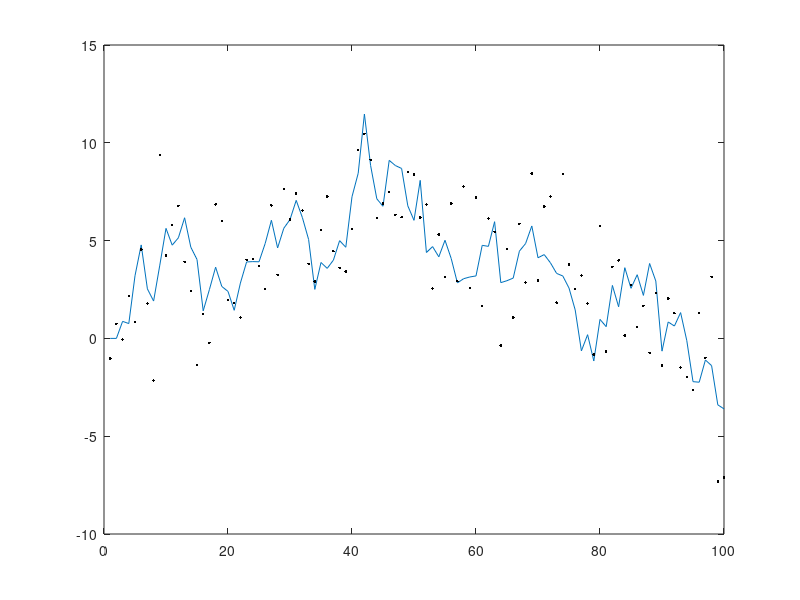
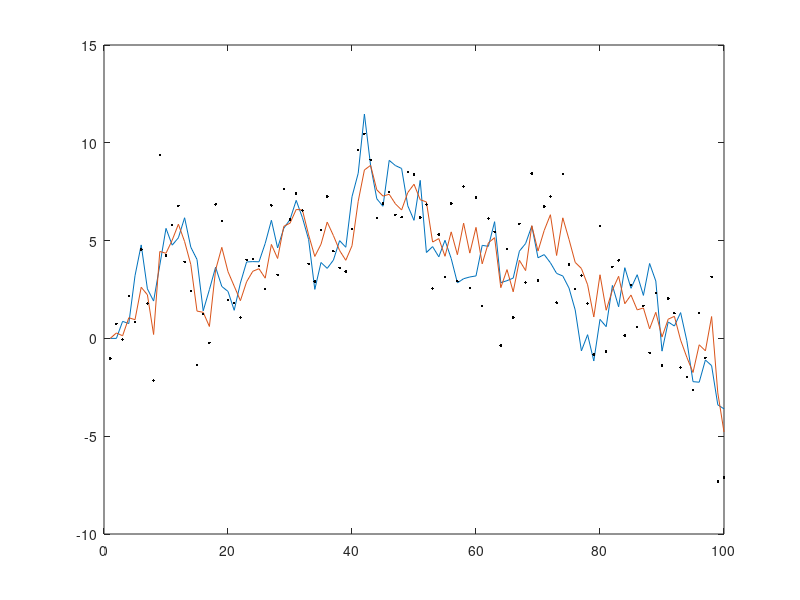
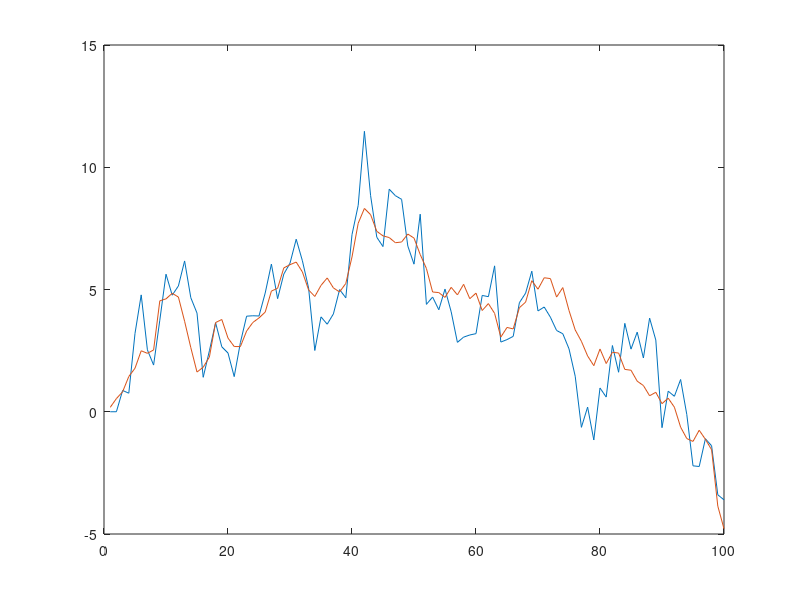
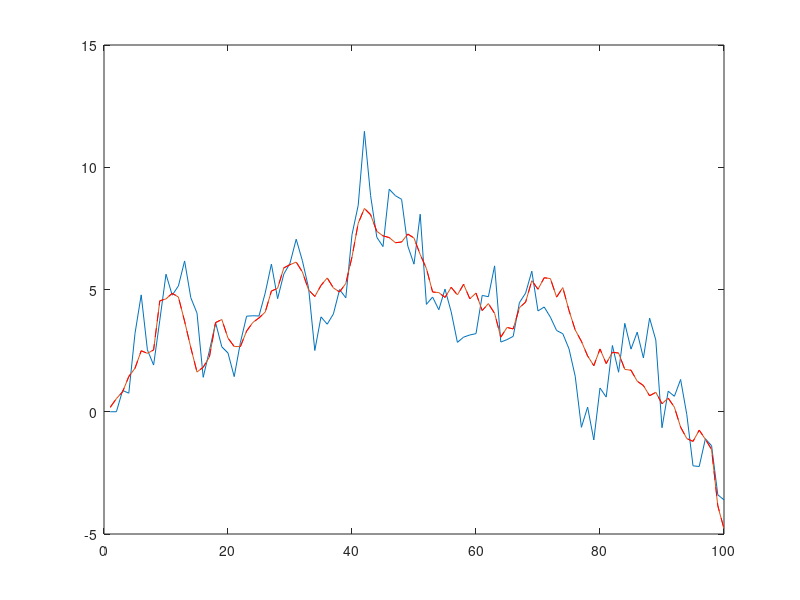

Here is the MATLAB script that generated these plots, in order:
%% a)
N = 100; q = 2;
% measurement noise:
r = 5;
% Generate the signal and noisy measurements:
s = cumsum([0, normrnd(0, sqrt(q),1,N-1)]);

x = 1:N;
y = s + normrnd(0, sqrt(r), 1, N);
figure(1); plot(x,s, x,y,'.k')

% Filtering:
m = [0 zeros(1, N-1)];
P = [1, ones(1, N-1)];
%K = zeros(1, N);
H = 1;
A = 1;

for k = 2:N
    % Prediction:
    m_ = A*m(k-1);
    P_ = A*P(k-1)*A' + q; % = P(k-1) + q
    % Update
    S = H*P_*H' + r; % = P(k-1) + q + r
    K = P_*H'/S; % = (P(k-q) + q)/(P(k-1) + q + r)
    m(k) = m_ + K*(y(k) -H*m_); % = (1-K)*m + K*y(k)
    P(k) = P_ - K*S*K'; % = P(k-1) + q - K^2*(P(k-1) + q + r)
end
figure(2); plot(x,s, x,m,'-', x,y,'.k')

ms = m;
Ps = [zeros(1,N-1), P(N)];
figure(3); hold off; plot(x,s,x,ms,'-')
hold on;

% Smoothing:
for k = N-1:-1:1
    m_ = m(k);
    P_ = P(k) + q;
    ms(k) = m(k) + P(k)/P_*(ms(k+1)-m_);
    Ps(k) = P(k) + (P(k)/P_)^2*(Ps(k+1)-P_);
    %plot(x,s,x(k:k+1),ms(k:k+1),'r')
    hold off; plot(x,s,x,ms)
    pause(10/N)
end
MSE1 = sum((m-s).^2)
MSE2 = sum((ms-s).^2)

%% b)
% RTS smoother -- discrete
% Select a finite interval in the state space, say, x  [10,10] and discretize
% it evenly to N subintervals (e.g. N = 1000). Using a suitable numerical
% approximation to the integrals in the Bayesian filtering equations, imple-
% ment a finite grid approximation to the Bayesian filter for the Gaussian
% random walk. Verify that the result is practically the same as of the
% Kalman filter above.

md = m;
Pd = [zeros(1,N-1), P(N)];
n = 1000;
a = min(y)-3;
b = max(y)+3;
t = linspace(a,b,n);
[tx, ty] = meshgrid(linspace(a,b,n));
p_dyn = normpdf(tx, ty, sqrt(q));
p_ = normpdf(t,m(N),P(N));


for k = N-1:-1:1
    p = sum(p_dyn.*repmat(p_',1,n)./repmat(normpdf(t,m(k),sqrt(P(k)+q))',1,n));
    % times the filtering distribution
    p = p.*normpdf(t,m(k),sqrt(P(k)));
    p = p/sum(p);
    p_ = p;
    md(k) = t*p';
    Pd(k) = (t-md(k)).^2*p';
end
figure(4); plot(x,s,x,ms,'-',x,md,'--r')
%% c) 
% Filtering:
m = [0 zeros(1, N-1)];
Pstat = P(N);
%K = zeros(1, N);
H = 1;
A = 1;

for k = 2:N
    % Prediction:
    m_ = A*m(k-1);
    P_ = A*Pstat*A' + q; % = P(k-1) + q
    % Update
    S = H*P_*H' + r; % = P(k-1) + q + r
    K = P_*H'/S; % = (P(k-q) + q)/(P(k-1) + q + r)
    m(k) = m_ + K*(y(k) -H*m_); % = (1-K)*m + K*y(k)
end
mstat = m;

% Smoothing:
for k = N-1:-1:1
    m_ = m(k);
    P_ = Pstat + q;
    mstat(k) = m(k) + Pstat/P_*(mstat(k+1)-m_);
    %plot(x,s,x(k:k+1),ms(k:k+1),'r')
end
figure(5); plot(x,s,x,ms,'-',x,mstat,'--r', 'Linewidth',1)
